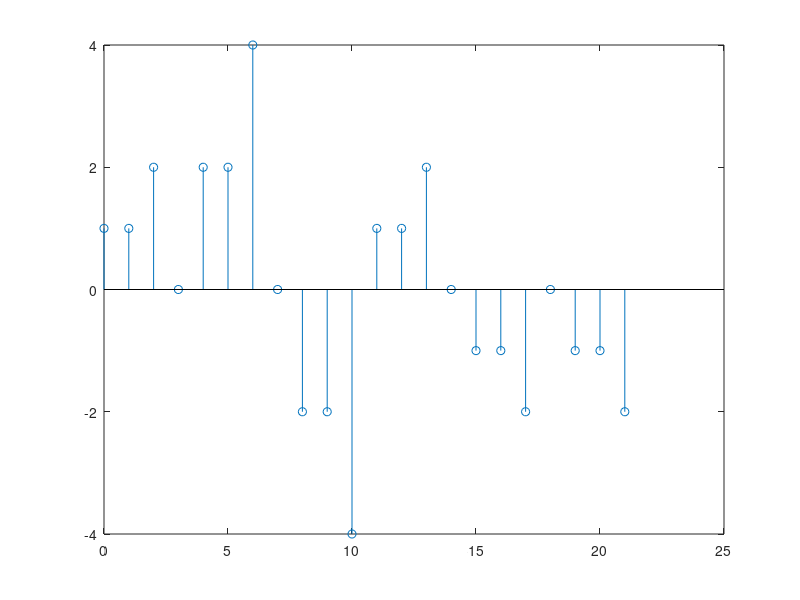

Recreate this plot in MATLAB.
clc,clear
x = [1 1 1 1 3 3 3 3 1 1 1 2 2 2 2 1 1 1 1];
y = zeros(1,22);
w_0 = [x 0 0 0];
w_1 = zeros(1,22);
w_2 = zeros(1,22);
w_3 = zeros(1,22);
for n= 1:22
    if (n-1)<1
        w_1(n) = 0;
    else
        w_1(n) = w_0(n-1);
    end
    if (n-2) <1
        w_2(n) = 0;
    else
        w_2(n) = w_1(n-1);
    end
    if (n-3) <1
        w_3(n) = 0;
    else
        w_3(n) = w_2(n-1);
    end
    y(n) = w_0(n) + w_2(n) - 2*w_3(n);
end
j = 0 : 21;
stem(j, y)